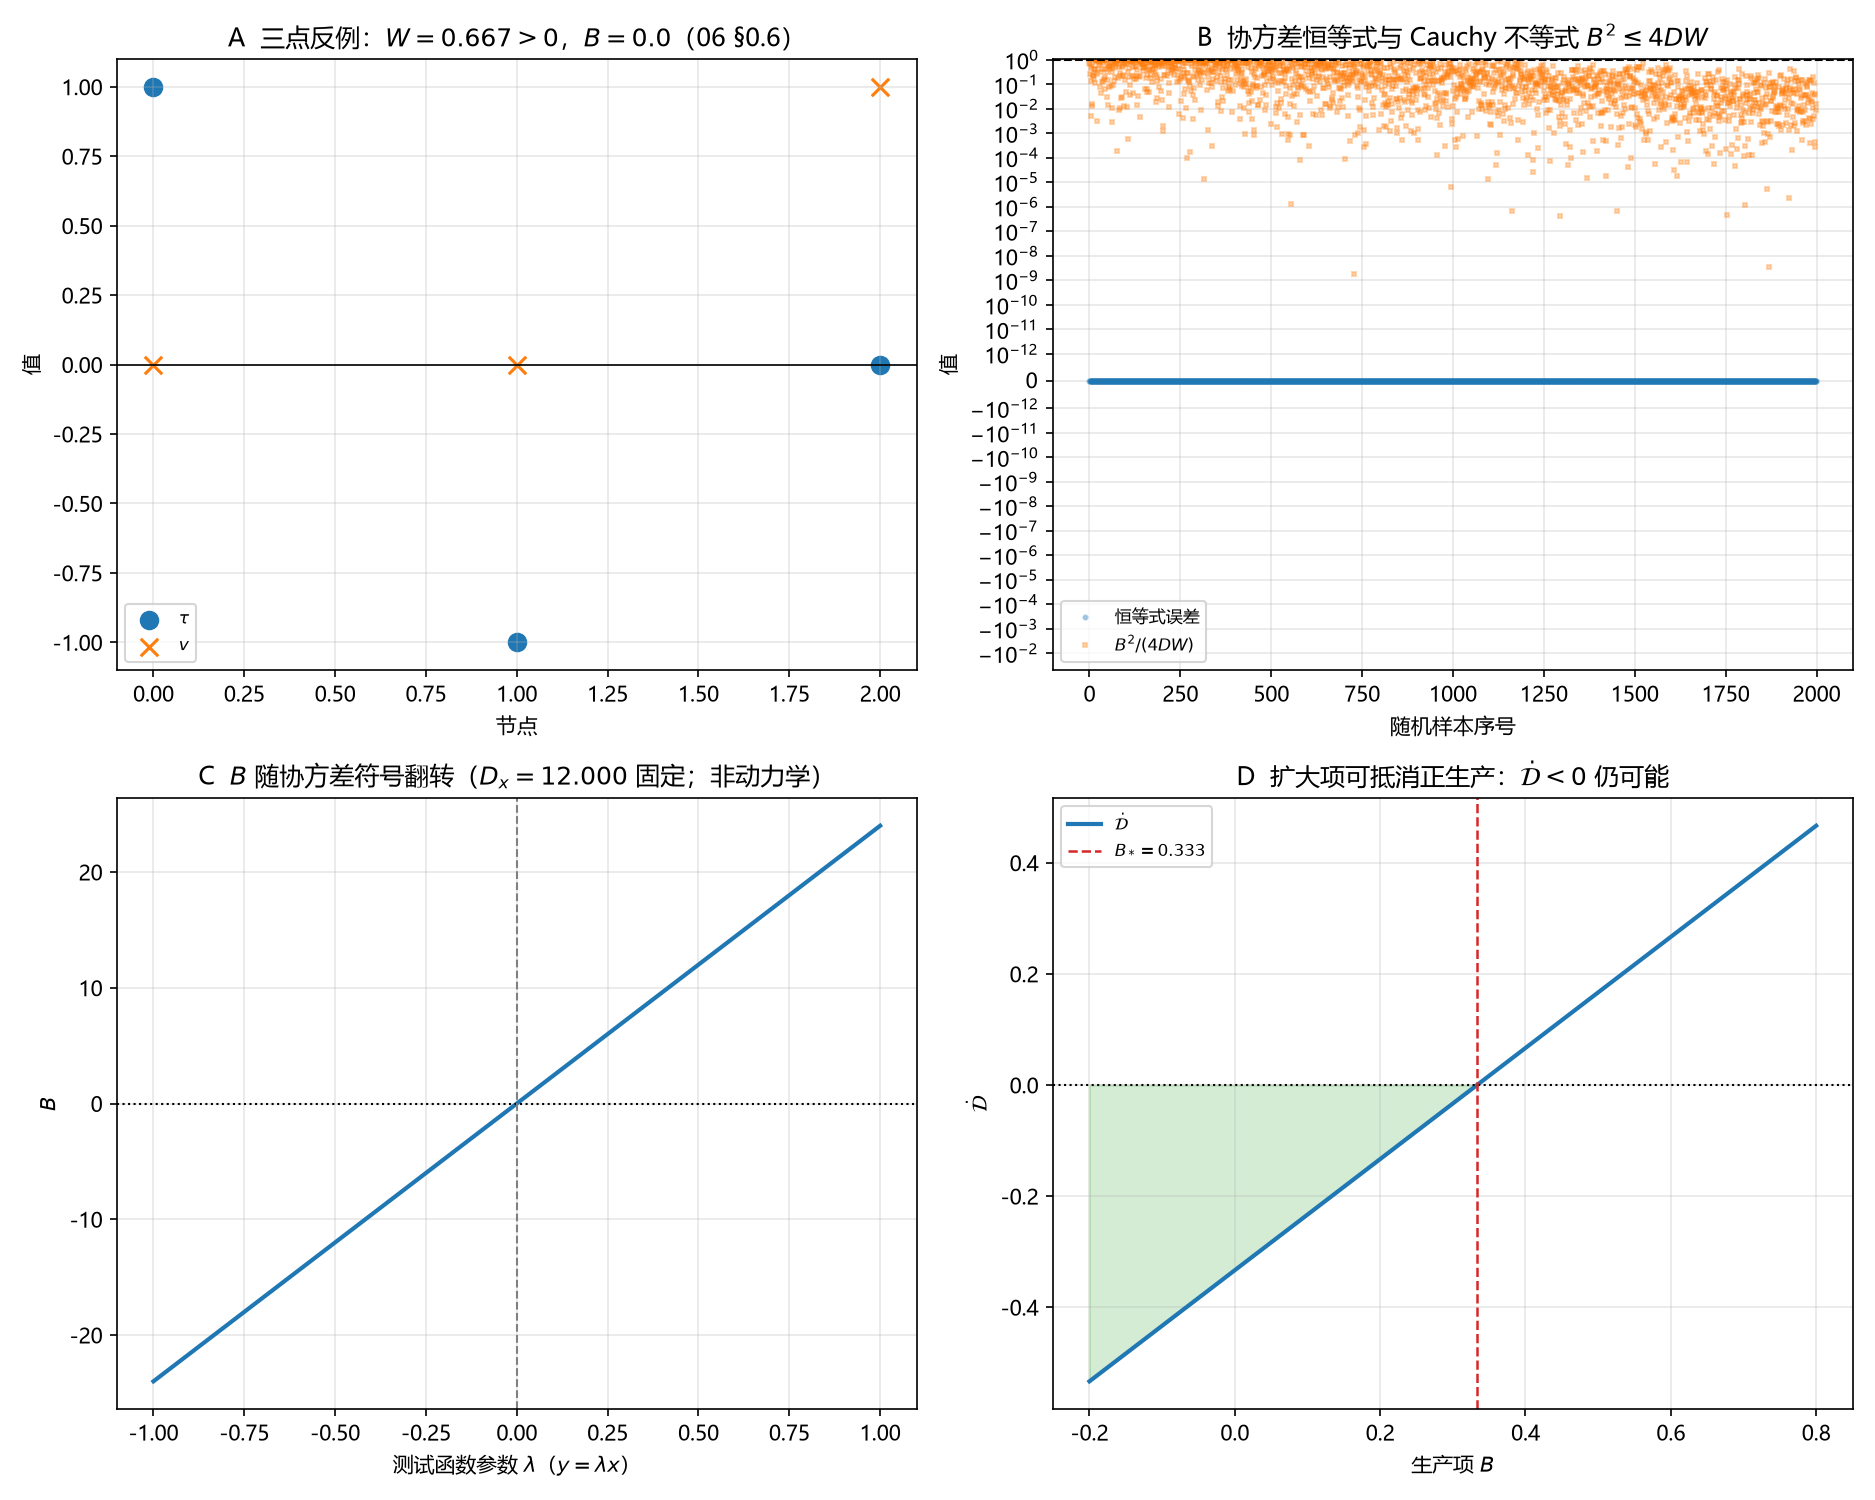

Recreate this plot in Python.
# -*- coding: utf-8 -*-
"""
环 6／临-25 三项平衡：恒等式、尖锐不等式、反例与不可判定性。

归一化：无量纲；只做代数恒等式、不等式与符号形状核对，不拟合数据，
也不为 D_new 与 Mdot 引入任何新动力学（本轮判定它们在链内不可判定）。

外部对照（只说明"闭合需要额外假设"，不写成 CQM 已证）：
  Boltzmann 分子混沌假设 / H 定理；Mori-Zwanzig 投影（噪声必须另设）；
  Hohenberg-Halperin model A/B（需指定 Langevin 动力学与 Einstein 关系）。
"""

import csv
import math
import os

import numpy as np
import matplotlib
matplotlib.use("Agg")
import matplotlib.pyplot as plt

plt.rcParams["font.sans-serif"] = ["Microsoft YaHei", "SimHei", "DejaVu Sans"]
plt.rcParams["axes.unicode_minus"] = False

HERE = os.path.dirname(os.path.abspath(__file__))
OUT_PNG = os.path.join(HERE, "环06_三项平衡.png")
OUT_CSV = os.path.join(HERE, "环06_三项平衡.csv")
OUT_SUM = os.path.join(HERE, "环06_三项平衡_摘要.csv")


def centered(x):
    return np.asarray(x, dtype=float) - np.mean(x)


def cov_parts(tau, vel):
    """同归一化的 D, W, B（见推导卡 (T.3)）。"""
    n = len(tau)
    x = centered(tau)
    y = centered(vel)
    c = 2.0 / (n - 1.0)
    D = c * np.sum(x ** 2)
    W = c * np.sum(y ** 2)
    B = 2.0 * c * np.sum(x * y)
    return D, W, B, x, y


def pair_B(tau, vel):
    """(6.7) 的无序对求和：B = (2/M) sum_{i<j} H_ij v_ij。"""
    n = len(tau)
    M = n * (n - 1) / 2.0
    s = 0.0
    for i in range(n):
        for j in range(i + 1, n):
            s += (tau[i] - tau[j]) * (vel[i] - vel[j])
    return 2.0 / M * s


def main():
    rng = np.random.default_rng(20261122)
    rows = []

    # --- A: 三点反例（06 §0.6 原文组态）
    tau3 = np.array([1.0, -1.0, 0.0])
    vel3 = np.array([0.0, 0.0, 1.0])
    D3, W3, B3, x3, y3 = cov_parts(tau3, vel3)
    Bpair3 = pair_B(tau3, vel3)

    # --- B: 协方差恒等式随机核对与 Cauchy 不等式
    n_list = [3, 4, 6, 10, 20]
    ident_err = []
    bound_ratio = []
    for n in n_list:
        for _ in range(400):
            tau = rng.normal(size=n)
            vel = rng.normal(size=n)
            D, W, B, _, _ = cov_parts(tau, vel)
            Bp = pair_B(tau, vel)
            ident_err.append(abs(B - Bp))
            if D > 0 and W > 0:
                bound_ratio.append(B ** 2 / (4.0 * D * W))
            rows.append(("B", n, D, W, B, Bp))

    # --- C: 测试函数 y = lam(t) x（不是 CQM 动力学！），展示 B 的符号可翻转
    x = centered(np.array([3.0, 1.0, -2.0, -2.0]))
    lam_grid = np.linspace(-1.0, 1.0, 401)
    c4 = 2.0 / 3.0
    B_lam = np.array([2.0 * c4 * np.sum(x * (lam * x)) for lam in lam_grid])
    D_x = c4 * np.sum(x ** 2)

    # --- D: 扩大项抵消生产：Ddot = B + Mdot/M (Dnew-D) 的零线
    M, Mdot, D0, Dnew = 3.0, 1.0, 1.0, 0.0
    B_grid = np.linspace(-0.2, 0.8, 401)
    expansion = Mdot / M * (Dnew - D0)
    Ddot = B_grid + expansion
    B_star = -expansion

    with open(OUT_CSV, "w", newline="", encoding="utf-8-sig") as f:
        wr = csv.writer(f)
        wr.writerow(["kind", "n", "D", "W", "B_cov", "B_pair"])
        wr.writerows(rows)

    with open(OUT_SUM, "w", newline="", encoding="utf-8-sig") as f:
        wr = csv.writer(f)
        wr.writerow(["quantity", "value", "note"])
        wr.writerow(["three_point_D", D3, "tau=(1,-1,0)"])
        wr.writerow(["three_point_W", W3, "vel=(0,0,1), W>0"])
        wr.writerow(["three_point_B", B3, "must be 0"])
        wr.writerow(["three_point_B_pair", Bpair3, "(6.7) unordered-pair sum"])
        wr.writerow(["max_identity_error", max(ident_err), "B_cov - B_pair"])
        wr.writerow(["max_B2_over_4DW", max(bound_ratio), "must be <= 1"])
        wr.writerow(["expansion_offset", expansion, "Mdot=1, M=3, Dnew=0, D=1"])
        wr.writerow(["B_star", B_star, "Ddot=0 crossing"])

    # ---------------------------------------------------------------- figure
    fig, ax = plt.subplots(2, 2, figsize=(12.5, 10.0))

    # A: three-point geometry
    ax[0, 0].scatter([0, 1, 2], tau3, s=70, label=r"$\tau$")
    ax[0, 0].scatter([0, 1, 2], vel3, s=70, marker="x", label=r"$v$")
    ax[0, 0].axhline(0, color="k", lw=0.8)
    ax[0, 0].set_xlabel("节点")
    ax[0, 0].set_ylabel("值")
    ax[0, 0].set_title(f"A  三点反例：$W={W3:.3f}>0$，$B={B3:.1f}$（06 §0.6）")
    ax[0, 0].legend(fontsize=8)
    ax[0, 0].grid(alpha=0.3)

    # B: identity + bound
    ax[0, 1].plot(ident_err, "o", ms=2, alpha=0.3, label="恒等式误差")
    ax[0, 1].plot(bound_ratio, "s", ms=2, alpha=0.3, label=r"$B^2/(4DW)$")
    ax[0, 1].axhline(1.0, color="k", ls="--", lw=1.0)
    ax[0, 1].set_yscale("symlog", linthresh=1e-12)
    ax[0, 1].set_xlabel("随机样本序号")
    ax[0, 1].set_ylabel("值")
    ax[0, 1].set_title("B  协方差恒等式与 Cauchy 不等式 $B^2\\leq4DW$")
    ax[0, 1].legend(fontsize=8)
    ax[0, 1].grid(alpha=0.3)

    # C: sign flip under test function
    ax[1, 0].plot(lam_grid, B_lam, lw=2.0)
    ax[1, 0].axhline(0, color="k", ls=":", lw=1.0)
    ax[1, 0].axvline(0, color="gray", ls="--", lw=1.0)
    ax[1, 0].set_xlabel(r"测试函数参数 $\lambda$（$y=\lambda x$）")
    ax[1, 0].set_ylabel(r"$B$")
    ax[1, 0].set_title(f"C  $B$ 随协方差符号翻转（$D_x={D_x:.3f}$ 固定；非动力学）")
    ax[1, 0].grid(alpha=0.3)

    # D: expansion offset
    ax[1, 1].plot(B_grid, Ddot, lw=2.0, label=r"$\dot{\mathcal{D}}$")
    ax[1, 1].axhline(0, color="k", ls=":", lw=1.0)
    ax[1, 1].axvline(B_star, color="tab:red", ls="--", lw=1.2,
                     label=fr"$B_*={B_star:.3f}$")
    ax[1, 1].fill_between(B_grid, Ddot, 0, where=Ddot <= 0, alpha=0.2, color="tab:green")
    ax[1, 1].set_xlabel(r"生产项 $B$")
    ax[1, 1].set_ylabel(r"$\dot{\mathcal{D}}$")
    ax[1, 1].set_title("D  扩大项可抵消正生产：$\\dot{\\mathcal{D}}<0$ 仍可能")
    ax[1, 1].legend(fontsize=8)
    ax[1, 1].grid(alpha=0.3)

    fig.tight_layout()
    fig.savefig(OUT_PNG, dpi=150)
    plt.close(fig)

    print(f"three-point: D={D3:.6f}, W={W3:.6f}, B={B3:.12f}, B_pair={Bpair3:.12f}")
    print(f"max identity error = {max(ident_err):.3e}")
    print(f"max B^2/(4DW) = {max(bound_ratio):.12f} (<= 1)")
    print(f"expansion offset = {expansion:.6f}, B_star = {B_star:.6f}")
    print("note: panel C is a test function, not a claimed CQM dynamics")


if __name__ == "__main__":
    main()
